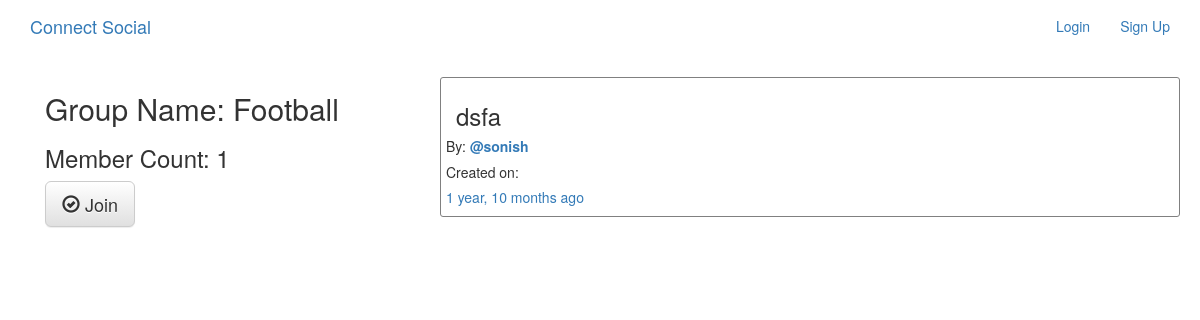
/groups/posts/in/football/, run on an earlier commit of the app's database.
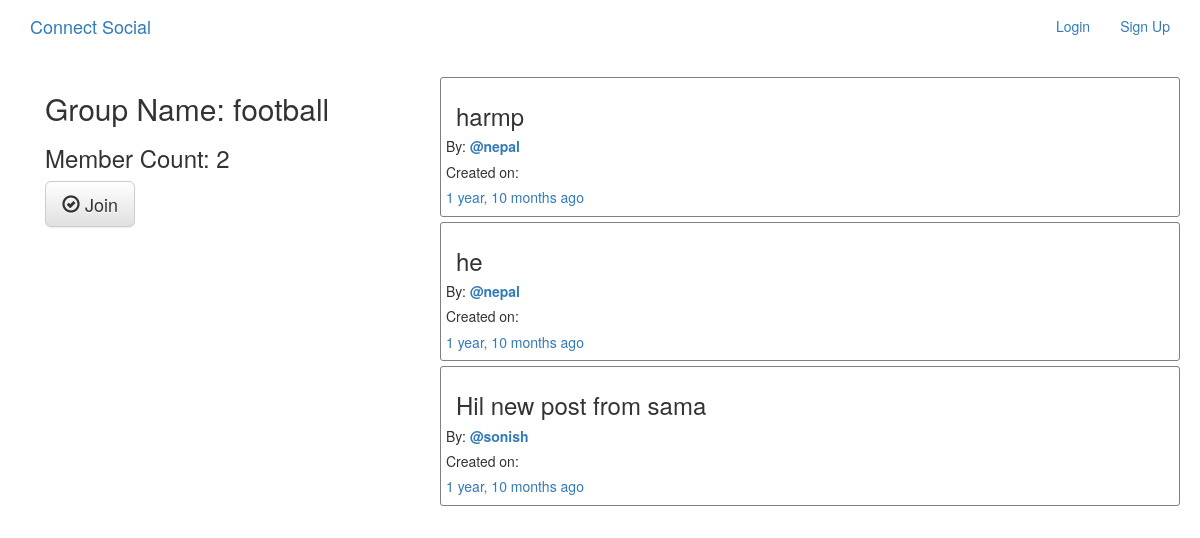
And on a later commit of the database.
### groups/models.py (models this page shows, shortened)
class Group(models.Model):
    name = models.CharField(max_length=255, unique=True)
    slug = models.SlugField(allow_unicode=True, unique=True)
    description = models.TextField(blank=True, default='')
    description_html = models.TextField(editable=False, default='', blank=True)
    members = models.ManyToManyField(User,through="GroupMember")
    class Meta:
        ordering = ["name"]

### posts/models.py (models this page shows, shortened)
class Post(models.Model):
    user = models.ForeignKey(User,related_name="posts",on_delete=models.CASCADE)
    created_at = models.DateTimeField(auto_now= True)
    message = models.TextField()
    message_html = models.TextField(editable = False)
    group = models.ForeignKey(Group,related_name = "posts",null = True,blank=True,on_delete=models.CASCADE)
    class Meta:
        ordering= ['-created_at']
        unique_together = ['user','message']

### groups/views.py (the view)
# urls.py: url(r'posts/in/(?P<slug>[-\w]+)/$',views.SingleGroup.as_view(),name="single"),
class SingleGroup(generic.DetailView):
    model = Group

### groups/templates/groups/group_detail.html
{%extends "groups/group_base.html"%}
{%block pregroup%}
<div class="col-md-4">
  <h2>Group Name: {{group.name}}</h2>
  <h3>Member Count: {{group.members.count}}</h3>
  <div class="content">
    {%if  user in group.members.all%}
      <a href="{%url 'groups:leave' slug=group.slug %}" class="btn btn-lg btn-fill btn-warning">
        <span class="glyphicon glyphicon-remove-circle"></span>
          Leave
      </a>
    {%else%}
      <a href="{%url 'groups:join' slug=group.slug %}"class="btn btn-lg btn-fill btn-default">
        <span class="glyphicon glyphicon-ok-circle"></span>
          Join
      </a>
    {%endif%}
  </div>
</div>
{%endblock%}
{%block group_content%}
  <div class="col-md-8">
      {%if group.posts.count == 0%}
        <h2>No posts in this group yet.</h2>
      {%else%}
        {%for post in group.posts.all%}
          {%include "posts/_post.html"%}
        {%endfor%}
      {%endif%}
  </div>
</div>
{%endblock%}

### groups/templates/groups/group_base.html (shortened to what this page needs)
{%extends "base.html"%}
{%block content%}
<div class="container">
  <div class="row">
    {%block pregroup%}
    {%endblock%}
    {%block group_content%}
    {%endblock%}
  </div>
</div>
{%endblock%}

### templates/base.html (shortened to what this page needs)
<!DOCTYPE html>
<html lang="en" dir="ltr">
{%load staticfiles%}
  <head>
   <link rel="stylesheet" href="https://maxcdn.bootstrapcdn.com/bootstrap/3.3.7/css/bootstrap.min.css">
   <link rel="stylesheet" href="https://maxcdn.bootstrapcdn.com/bootstrap/3.3.7/css/bootstrap-theme.min.css">
   <link rel="stylesheet" href="{%static "social_network/css/master.css" %}">
   <link rel="stylesheet" href="{%static "posts/posts.css" %}">
  </head>
  <body>
    <nav class="navbar mynav" role="navigation" id="navbar">
      <div class="container">
        <a class="navbar-brand mynav" href="{%url 'home'%}">Connect Social</a>
        <ul class="nav navbar-nav navbar-right">
          {%if user.is_authenticated%}
            <li>
              <a href="{%url 'posts:all'%}">Posts</a>
            </li>
            <li>
              <a href="{%url 'posts:create'%}">Add Post</a>
            </li>
            <li>
              <a href="{%url 'groups:all'%}">Groups</a>
            </li>
            <li>
              <a href="{%url 'groups:create'%}">Create Group</a>
            </li>
            <li>
              <a href="{%url 'accounts:logout'%}">Logout</a>
            </li>
            {%else%}
            <li>
              <a href="{%url 'accounts:login'%}">Login</a>
            </li>
            <li>
              <a href="{%url 'accounts:signup'%}">Sign Up</a>
            </li>
            {%endif%}
        </ul>
      </div>
    </nav>
    <div class="container my-content">
      {%block content%}
      {%endblock%}
  </body>
</html>

### posts/templates/posts/_post.html (shortened to what this page needs)
{%load humanize%}
<div class="poster">
  <h3>{{post.message_html|safe}}</h3>
  <div class="media-body">
    <h5 class="media-heading">
    <span class="username">
    By:  <a href="{%url 'posts:for_user' username=post.user.username%}"><strong>@{{post.user.username}}</strong></a>
    </span>
    <time class="time">
      <h5>Created on:</h5>
      <a href="{%url 'posts:single' username=post.user.username pk=post.pk%}">{{post.created_at|timesince}}
        ago
      </a>
    </time>
    </h5>
  </div>
</div>

### static/posts/posts.css (style rules this page uses)
.poster { border: 1px solid grey; border-radius: 3px; margin: 5px; padding: 5px; }
.poster h3 { padding:0px 10px; }

What changed in the data, as far as the page shows it:
removed Group: name "Football", members.count "1"
removed Post: message_html "dsfa", user.username "sonish", created_at "1 year, 10 months"
added Group: name "football", members.count "2"
added Post: message_html "harmp", user.username "nepal", created_at "1 year, 10 months"
added Post: message_html "he", user.username "nepal", created_at "1 year, 10 months"
added Post: message_html "Hil new post from sama", user.username "sonish", created_at "1 year, 10 months"
